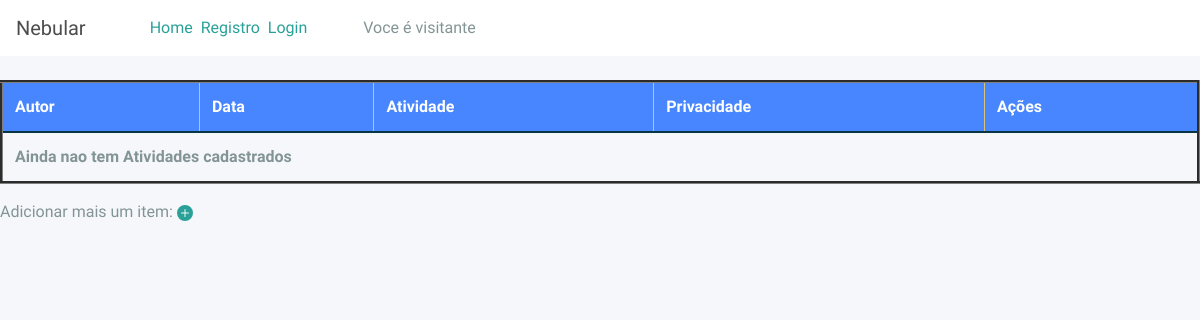
Page /todo/ on the earlier database version.
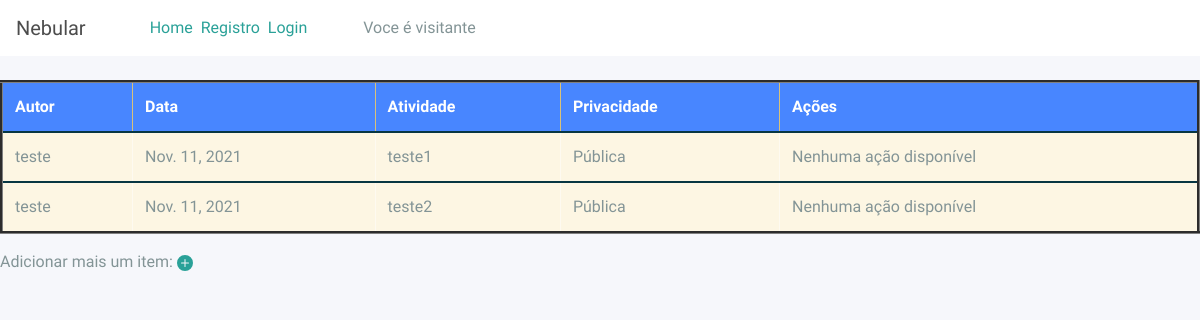
Same page on the later database version.
### todoList/models.py (models this page shows)
class Atividade(models.Model):
    autor = models.ForeignKey(User,null=True, on_delete=models.SET_NULL)
    texto = models.CharField(max_length=200,help_text="digite o titulo da atividade")
    prazo = models.DateField(help_text="digite a data da entrega(YYYY-MM-DD)")
    privada = models.BooleanField(default=False)

### todoList/views.py (the view)
# urls.py: path('',      views.TodoListView.as_view(), name="home-todo"),
class TodoListView(View):
    def get(self,request,*args, **kwargs):
        todos = Atividade.objects.filter(privada=False)
        context = {'todos': todos, 'minhasAtividades': False }
        return render(request, 'todoList/listaTodo.html', context)

### todoList/templates/todoList/listaTodo.html (shortened to what this page needs)
{% extends 'registro/base.html' %}
{% load static %}
{% block content %}
<table id="tabela" class="table table-hover" border="3" >
  <thead >
    <tr class="table-primary">
      <th scope="col" style="background-color: #4886FF!important;">Autor</th>
      <th scope="col" style="background-color: #4886FF!important;">Data</th>
      <th scope='col' style="background-color: #4886FF!important;">Atividade</th>
      <th scope='col' style="background-color: #4886FF!important;">Privacidade</th>
      <th scope='col' style="background-color: #4886FF!important;">Ações</th>
    </tr>
  </thead>
  {% for todo in todos %}
  <tbody>
    <tr class="table-light">
      <td>{{todo.autor}} </td>
      <td>{{todo.prazo}}</td>
      <td>{{todo.texto}}</td>
      {% if todo.privada %}
      <td>Privada</td>
      {% else %}
      <td> Pública </td>
      {% endif %}
      {% if minhasAtividades %}
      <td>
        <a href="{% url 'todoList:atualiza-todo' pk=todo.id %}" class="btn btn-primary">
          <svg width="1em" height="1em" viewBox="0 0 16 16" class="bi bi-pencil-square" fill="currentColor" xmlns="http://www.w3.org/2000/svg">
            <path d="M15.502 1.94a.5.5 0 0 1 0 .706L14.459 3.69l-2-2L13.502.646a.5.5 0 0 1 .707 0l1.293 1.293zm-1.75 2.456l-2-2L4.939 9.21a.5.5 0 0 0-.121.196l-.805 2.414a.25.25 0 0 0 .316.316l2.414-.805a.5.5 0 0 0 .196-.12l6.813-6.814z"/>
            <path fill-rule="evenodd" d="M1 13.5A1.5 1.5 0 0 0 2.5 15h11a1.5 1.5 0 0 0 1.5-1.5v-6a.5.5 0 0 0-1 0v6a.5.5 0 0 1-.5.5h-11a.5.5 0 0 1-.5-.5v-11a.5.5 0 0 1 .5-.5H9a.5.5 0 0 0 0-1H2.5A1.5 1.5 0 0 0 1 2.5v11z"/>
          </svg>
        </a>
        <a href="{% url 'todoList:apaga-todo' pk=todo.id %}" class="btn btn-danger">
          <svg width="1em" height="1em" viewBox="0 0 16 16" class="bi bi-trash-fill" fill="currentColor" xmlns="http://www.w3.org/2000/svg">
            <path fill-rule="evenodd" d="M2.5 1a1 1 0 0 0-1 1v1a1 1 0 0 0 1 1H3v9a2 2 0 0 0 2 2h6a2 2 0 0 0 2-2V4h.5a1 1 0 0 0 1-1V2a1 1 0 0 0-1-1H10a1 1 0 0 0-1-1H7a1 1 0 0 0-1 1H2.5zm3 4a.5.5 0 0 1 .5.5v7a.5.5 0 0 1-1 0v-7a.5.5 0 0 1 .5-.5zM8 5a.5.5 0 0 1 .5.5v7a.5.5 0 0 1-1 0v-7A.5.5 0 0 1 8 5zm3 .5a.5.5 0 0 0-1 0v7a.5.5 0 0 0 1 0v-7z"/>
          </svg>
        </a>
      </td>
      {% else %}
      <td>Nenhuma ação disponível</td>
      {% endif %}
    </tr>
  </tbody>
  {% empty %}
  <tbody>
    <tr class="tablwe-secondary">
      <th colspan="5">
        Ainda nao tem Atividades cadastrados
      </th>
    </tr>
  </tbody>
  {% endfor %}
</table>
<div class="mb-3">
  <span>Adicionar mais um item:</span>
  <a href="{% url 'todoList:cria-todo' %}">
    <svg width="1em" height="1em" viewBox="0 0 16 16" class="bi bi-plus-circle-fill" fill="currentColor" xmlns="http://www.w3.org/2000/svg">
      <path fill-rule="evenodd" d="M16 8A8 8 0 1 1 0 8a8 8 0 0 1 16 0zM8.5 4.5a.5.5 0 0 0-1 0v3h-3a.5.5 0 0 0 0 1h3v3a.5.5 0 0 0 1 0v-3h3a.5.5 0 0 0 0-1h-3v-3z"/>
    </svg>
  </a>
</div>
{%endblock%}

### trabalho2/templates/registro/base.html (shortened to what this page needs)
{% load static %}
<!DOCTYPE html>
<html lang="en" dir="ltr">
  <head>
    <link rel="stylesheet" href="../../static/MeuSite/css/bootstrap.min.css">
  </head>
  <body style="background-color: #F6F7FB!important;">
    <nav class="navbar navbar-expand-lg navbar-light bg-light" style="background-color: #FFFFFF!important;">
      <a class="navbar-brand" href="#">Nebular</a>
      <div class="navbar-collapse collapse" id="navbarColor01">
        <ul class="navbar-nav mx-5">
          <li class="nav-item active mr-2">
            <a href="{% url 'sec-home' %}">Home</a>
          </li>
          {% if user.is_authenticated %}
          <li class="nav-item mr-2">
            <a href="{% url 'todoList:cria-todo' %}">Cria Atividades</a>
          </li>
          <li class="nav-item mr-2">
            <a href="{% url 'todoList:lista-todo' %}">Lista Atividades</a>
          </li>
          <li class="nav-item mr-2">
            <a href="{% url 'todoList:todo-minhaLista' %}">Minhas Atividades</a>
          </li>
          <li class="nav-item dropdown mr-2">
            <a class="dropdown-toggle" href="#" id="navbarDropdown" role="button" data-toggle="dropdown">
              Perfil
            </a>
            <div class="dropdown-menu" aria-labelledby="navbarDropdown">
              <a class="dropdown-item" href="{% url 'sec-updateProfile' pk=user.id %}">Update Perfil</a>
              <a class="dropdown-item" href="{% url 'sec-passwordChange' %}">Troca Senha</a>
            </div>
          </li>
          <li class="nav-item mr-2">
            <a href="{% url 'sec-logout' %}">Logout</a>
          </li>
          {% else %}
          <li class="nav-item mr-2">
            <a href="{% url 'sec-registro' %}">Registro</a>
          </li>
          <li class="nav-item mr-2">
            <a href="{% url 'sec-login' %}">Login</a>
          </li>
        </ul>
        {% endif %}
        Voce é {% firstof user.first_name user.username "visitante" %}
      </div>
    </nav>
    <div class="mt-4" style="background-color: #F6F7FB!important;">
      {% block content %} {% endblock %}
    </div>
  </body>
</html>

Differences in the rows shown:
added Atividade: autor "teste", prazo "Nov. 11, 2021", texto "teste1", privada "Pública"
added Atividade: autor "teste", prazo "Nov. 11, 2021", texto "teste2", privada "Pública"
Other differences:
text no longer shown: "Ainda nao tem Atividades cadastrados"
